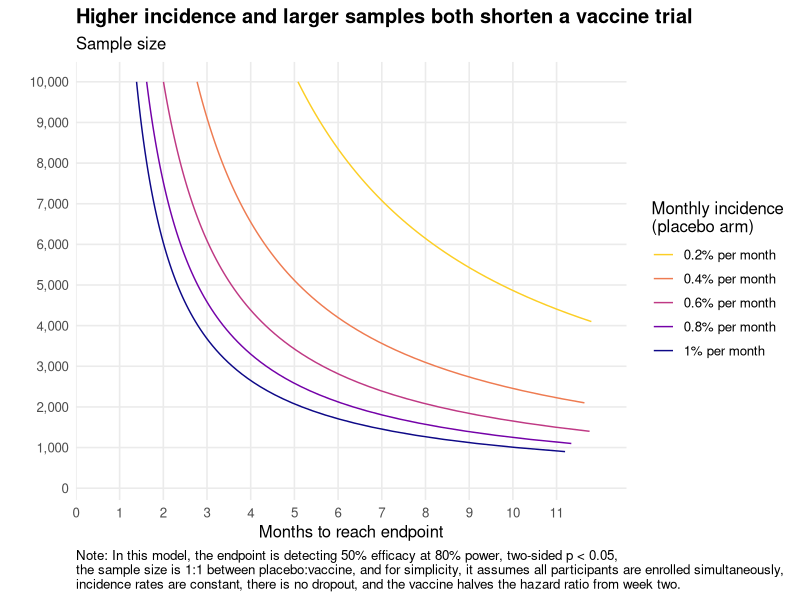
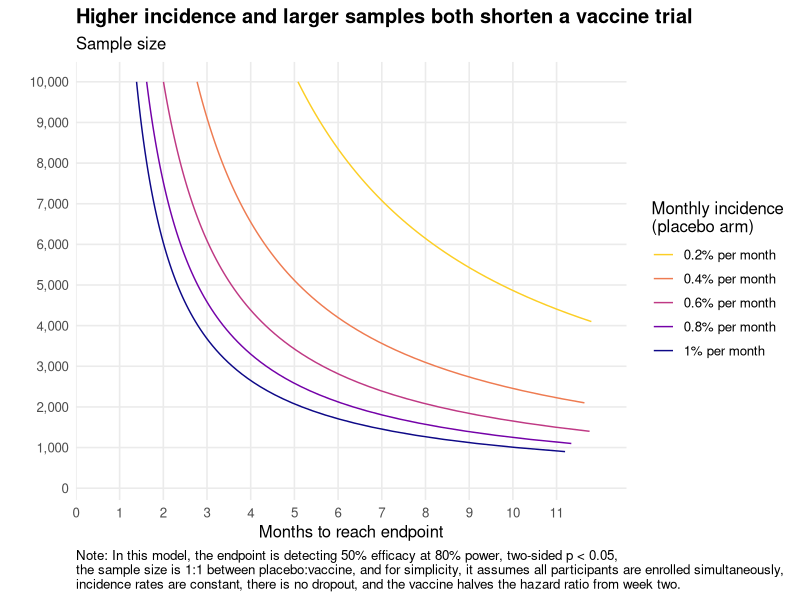

Write R code to recreate these figures, in order.
# ---------------------------------------------------------------
# Plain-language summary
# ---------------------------------------------------------------
# This model estimates how long a vaccine trial needs to run to reach
# an endpoint of detecting a vaccine efficacy of 50%, under different
# scenarios: 1) where the sample size is changed, and 2) where the
# disease incidence rate is changed.
#
# For simplicity, the model assumes all participants are enrolled
# simultaneously, the chosen incidence rate is constant over time,
# there is no dropout, and the vaccine takes effect from week two.
# It shows how long it would take to detect 50% efficacy at a power
# of 0.8 with a two-sided p-value of 0.05.
#
# It first calculates the number of cases required to distinguish 50%
# efficacy from the null hypothesis, using a one-proportion test (a
# normal approximation to the binomial, commonly used in vaccine
# trials for efficacy estimates) on the share of cases that
# fall in the vaccine arm: 0.5 under the null and 1/3 under 50%
# efficacy. It then estimates the time to accrue those cases using an
# exponential time-to-infection model with a constant monthly hazard.
# ---------------------------------------------------------------

library(tidyverse)
library(scales)

# ---------------------------------------------------------------
# Design parameters
# ---------------------------------------------------------------
ve_target   <- 0.50          # vaccine efficacy we want to detect
rr          <- 1 - ve_target # relative risk in vaccine arm = 0.5
alpha       <- 0.05          # two-sided significance level
power       <- 0.80          # 1 - beta
alloc       <- 0.50          # fraction allocated to the vaccine arm (1:1)

# Efficacy does not start on day one; immunity takes time to develop.
# Until onset, both arms run at the same hazard and those cases carry
# no efficacy signal, so they are excluded from the endpoint count
# (this mirrors how the covid trials handled early post-dose cases).
onset_weeks    <- 2
days_per_month <- 365.25 / 12
onset_months   <- onset_weeks * 7 / days_per_month   # ~0.46 months

# ---------------------------------------------------------------
# Required number of cases (events)
# Among cases accrued under the efficacy regime, the share landing in
# the vaccine arm is 0.5 under the null and rr / (1 + rr) = 1/3 under
# 50% efficacy. We size to separate those two proportions.
# ---------------------------------------------------------------
p0 <- 0.5
p1 <- rr / (1 + rr)

z_a <- qnorm(1 - alpha / 2)
z_b <- qnorm(power)

required_events <- ceiling(
  (z_a * sqrt(p0 * (1 - p0)) + z_b * sqrt(p1 * (1 - p1)))^2 / (p0 - p1)^2
)
# required_events = 69

# ---------------------------------------------------------------
# Time (months) until the required number of *post-onset* cases accrue.
#
# Both arms run at hazard lambda over [0, onset]; after onset the
# vaccine arm hazard drops to lambda * rr. Counting cases from onset:
#
#   placebo post-onset = N(1-alloc) * [exp(-lambda*onset) - exp(-lambda*t)]
#   vaccine post-onset = N(alloc)   * exp(-lambda*onset)
#                                   * [1 - exp(-lambda*rr*(t-onset))]
#
# Solved numerically for total post-onset cases = target. Returns NA if
# the target cannot be reached (post-onset cases asymptote to
# N * exp(-lambda*onset), since some are infected during the wait).
# ---------------------------------------------------------------
time_to_events <- function(N, lambda, target, rr, onset, alloc = 0.5) {
  cap <- N * exp(-lambda * onset)              # max reachable post-onset cases
  if (target >= cap) return(NA_real_)
  post_onset_cases <- function(t) {
    placebo <- N * (1 - alloc) * (exp(-lambda * onset) - exp(-lambda * t))
    vaccine <- N * alloc * exp(-lambda * onset) *
      (1 - exp(-lambda * rr * (t - onset)))
    placebo + vaccine
  }
  uniroot(function(t) post_onset_cases(t) - target,
          interval = c(onset + 1e-6, 1e6))$root
}

# ---------------------------------------------------------------
# Build the grid: smooth curve over sample size, one line per incidence
# ---------------------------------------------------------------
incidence  <- c(0.002, 0.004, 0.006, 0.008, 0.01)
size_grid  <- seq(200, 10000, by = 100)

df <- expand_grid(N = size_grid, lambda = incidence) |>
  mutate(
    months = pmap_dbl(
      list(N, lambda),
      \(N, lambda) time_to_events(N, lambda, required_events, rr, onset_months)
    ),
    incidence_lab = factor(
      lambda * 100,
      levels = c(0.2, 0.4, 0.6, 0.8, 1),
      labels = paste0(c(0.2, 0.4, 0.6, 0.8, 1), "% per month")
    )
  )


# ---------------------------------------------------------------
# Plot: months on x (time reads left to right), sample size on y
# ---------------------------------------------------------------
ggplot(df, aes(months, N, colour = incidence_lab)) +
  #geom_hline(yintercept = 5000, linetype = "dashed", colour = "grey55", linewidth = 0.5) +
  geom_line(linewidth = 0.5) +
  scale_x_continuous(
    breaks = seq(0, 11, 1),
    limits = c(0, 12),
    expand = expansion(mult = c(0, 0.05))
  ) +
  scale_y_continuous(
    breaks = seq(0, 10000, 1000),
    labels = label_comma()
  ) +
  scale_colour_viridis_d(option = "C", end = 0.9, direction = -1) +
  labs(
    title = "Higher incidence and larger samples both shorten a vaccine trial",
    subtitle = "Sample size",
    x = "Months to reach endpoint",
    y = "",
    colour = "Monthly incidence\n(placebo arm)",
    caption = sprintf(
      paste0(
        "Note: In this model, the endpoint is detecting 50%% efficacy at %.0f%% power, two-sided p < %.2f,\n",
        "the sample size is 1:1 between placebo:vaccine, and for simplicity, it assumes all participants are enrolled simultaneously,\n",
        "incidence rates are constant, there is no dropout, and the vaccine halves the hazard ratio from week two."
      ),
      power * 100, alpha
    )
  ) +
  theme_minimal(base_size = 12) +
  theme(
    plot.title = element_text(face = "bold"),
    panel.grid.minor = element_blank(),
    legend.position = "right",
    plot.caption = element_text(hjust = 0)
  )

ggsave("vaccine_trial_time_to_endpoint.svg", width = 8, height = 5, dpi = 300)

fixed_N <- 5000

crossings <- tibble(lambda = incidence) |>
  mutate(
    months    = map_dbl(lambda, \(l) time_to_events(fixed_N, l, required_events, rr, onset_months)),
    days      = months * days_per_month,
    incidence = paste0(lambda * 100, "% per month")
  ) |>
  select(incidence, months, days)

crossings
